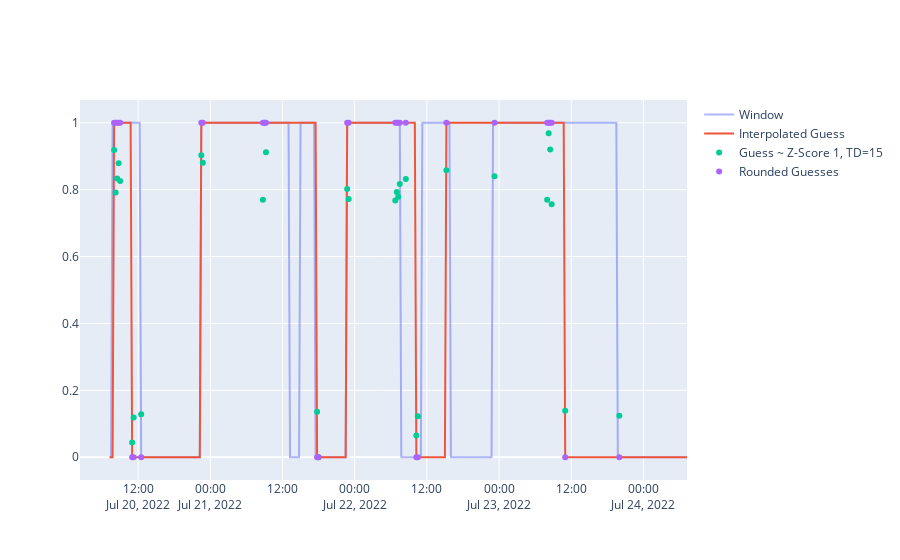

The notebook cell saved with this chart:
### Code cell
w3.plot_guesses() # default td = 15
